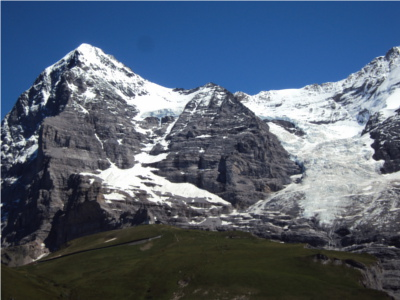
#> input picture images/mountain_1.jpg, 400 x 300 px
$ jupyter execute test.ipynb   (shell and % lines are left out)
#> lines starting #> are read from the running program, lines starting #| are printed output that depends on the picture
### src/feature_matching.py
import matplotlib.pyplot as plt
import numpy as np
from scipy import ndimage
from scipy.stats import binned_statistic

__all__ = [
    "compute_corners",
    "compute_descriptors",
    "compute_matches",
    "visualise_corners",
    "visualise_matches",
]


def compute_corners(I: np.ndarray, T: int):
    """
    inputs:
        - I (np.ndarray): image
        - T (int): threshold from Shi-Tomasi corner detection
    returns:
        - corners (np.ndarray [num_points x 2]): Coordinates of detected corners."""

    # specifying kernels in x and y and perform convolutions to find image gradients
    kernelx = (1 / 8) * np.array([[1, 0, -1], [2, 0, -2], [1, 0, -1]])
    kernely = (1 / 8) * np.array([[1, 2, 1], [0, 0, 0], [-1, -2, -1]])

    Jx = ndimage.convolve(I, kernelx)
    Jy = ndimage.convolve(I, kernely)

    # calculate squared gradients/gradient combination
    Jx_squared = np.square(Jx)
    Jy_squared = np.square(Jy)
    JxJy = np.multiply(Jx, Jy)

    # accumulate gradients in local neighbourhood W for each point
    kernel_window = np.array([[1, 1, 1], [1, 1, 1], [1, 1, 1]])
    Jx_2_acc = ndimage.convolve(Jx_squared, kernel_window)
    JxJy_acc = ndimage.convolve(JxJy, kernel_window)
    Jy_2_acc = ndimage.convolve(Jy_squared, kernel_window)

    # use Shi-Tomasi to calculate threshold value 'T' for each pixel
    corners = []
    for i in range(0, I.shape[1]):
        for j in range(I.shape[0]):
            M = [[Jx_2_acc[j, i], JxJy_acc[j, i]], [JxJy_acc[j, i], Jy_2_acc[j, i]]]
            threshold = np.trace(M) / 2 - 0.5 * np.sqrt(
                (np.trace(M)) ** -4 * np.linalg.det(M)
            )
            if threshold >= T:
                corners.append([i, j])
    corners = np.asarray(corners)
    return corners


def _get_submatrices(arr: np.ndarray):
    submatrices = []
    nrows, ncols = arr.shape
    assert nrows % 4 == 0
    assert ncols % 4 == 0
    cols = np.split(arr, 4, axis=1)
    for i in range(len(cols)):
        submatrices.extend(np.split(cols[i], 4, axis=0))
    return submatrices


def _get_histogram(orientation, magnitude):
    # calculates the orientation histogram based on 8 bins for all subgroups

    feature_vec = []
    for i in range(len(orientation)):
        bin_sum = binned_statistic(
            magnitude[i].flatten(),
            orientation[i].flatten(),
            "sum",
            bins=8,
            range=(0, 360),
        )
        feature_vec.extend(bin_sum[0])
    return feature_vec


def compute_descriptors(I: np.ndarray, corners: np.ndarray):
    """
    For each supplied corner point this function computes a 128 dimensional descriptor based
    on Histogram of Orientated Gradients (HOG).

    Inputs:
        - I (np.ndarray): Grayscale image.
        - corners (np.ndarray [num_corners x 2]): Coordinates of detected corners.
    Returns:
        - feature_vectors (list[list[float]]): 128-dim vector for each corner."""

    # specifying kernels in x and y and perform convolutions to find image gradients
    kernelx = (1 / 8) * np.array([[1, 0, -1], [2, 0, -2], [1, 0, -1]])
    kernely = (1 / 8) * np.array([[1, 2, 1], [0, 0, 0], [-1, -2, -1]])

    Jx = ndimage.convolve(I, kernelx)
    Jy = ndimage.convolve(I, kernely)

    # calculate squared gradients
    Jx_squared = np.square(Jx)
    Jy_squared = np.square(Jy)

    # pad squared gradients to find neighbourhoods even for point on edge of image
    padded_Jx_squared = np.zeros((Jx_squared.shape[0] + 16, Jx_squared.shape[1] + 16))
    padded_Jx_squared[
        8 : Jx_squared.shape[0] + 8, 8 : Jx_squared.shape[1] + 8
    ] = Jx_squared

    padded_Jy_squared = np.zeros((Jy_squared.shape[0] + 16, Jy_squared.shape[1] + 16))
    padded_Jy_squared[
        8 : Jy_squared.shape[0] + 8, 8 : Jy_squared.shape[1] + 8
    ] = Jy_squared

    padded_Jx = np.zeros((Jx.shape[0] + 16, Jx.shape[1] + 16))
    padded_Jx[8 : Jx.shape[0] + 8, 8 : Jx.shape[1] + 8] = Jx

    padded_Jy = np.zeros((Jy.shape[0] + 16, Jy.shape[1] + 16))
    padded_Jy[8 : Jy.shape[0] + 8, 8 : Jy.shape[1] + 8] = Jy

    # find descriptor for each keypoint
    feature_vectors = []
    for i in range(len(corners)):
        x = corners[i, 0] + 8
        y = corners[i, 1] + 8

        # find magnitude and orientation of gradient for each neighbourhood W (size 16x16) around keypoint
        magn = np.sqrt(
            padded_Jx_squared[y - 8 : y + 8, x - 8 : x + 8]
            + padded_Jy_squared[y - 8 : y + 8, x - 8 : x + 8]
        )
        orient = (
            np.arctan2(
                padded_Jy[y - 8 : y + 8, x - 8 : x + 8],
                padded_Jx[y - 8 : y + 8, x - 8 : x + 8],
            )
            * 180
        ) / np.pi

        # split into sub-matrices
        orient_subgroups = _get_submatrices(orient)
        magn_subgroups = _get_submatrices(magn)

        # compute orientation histograms
        feature_vector = _get_histogram(orient_subgroups, magn_subgroups)

        # normalise feature_vector and append (make sure we dont divide by zero)
        if np.sum(feature_vector) == 0:
            feature_vectors.append(feature_vector)
        else:
            feature_vectors.append(np.divide(feature_vector, np.sum(feature_vector)))

    return feature_vectors


def compute_matches(descr1, descr2, ratio=0.6):
    """
    Uses Lowe's Ratio Test to find query for feature q:
        1. Find two closest descriptors to q according to euclidean norm
        2. Test if distance to smallest match is <T (threshold)
        3. Accept match if d(q,p1)/d(q,p2) < 1/2 (best feature much closer than second feature)
    Inputs:
        - descr1 (list[list[float]]): 128-dim vector for each key point for image 1.
        - descr2 same as descr1 for image 2.
    Returns:
        - matches (list[list[int]]): List of lists matching indices of corresponding key points.
    """

    matches = []
    for i in range(len(descr1)):
        temp_lst = []
        for j in range(len(descr2)):
            # using L2 norm between descriptor pairs
            temp_lst.append(
                np.linalg.norm(np.asarray(descr1[i]) - np.asarray(descr2[j]), ord=2)  # type: ignore
            )
        # print(max(temp_lst), min(temp_lst))
        p1 = min(temp_lst)
        p1_idx = temp_lst.index(p1)
        temp_lst[p1_idx] = max(temp_lst)
        p2 = min(temp_lst)

        if p2 != 0 and p1 / p2 <= ratio:
            matches.append([i, p1_idx])

    return matches


# [18 lines left out: functions get_matching_points, visualise_corners, not called in this run]


def visualise_matches(I1, I2, corners1, corners2, matches, title="Matches"):
    # get corners indices for set 1 and 2
    matches1 = np.array(matches, dtype=int)[:, 0]
    matches2 = np.array(matches, dtype=int)[:, 1]

    # find points from corners using indices
    points1 = corners1[matches1]
    points2 = corners2[matches2]

    fig = plt.figure(figsize=(9, 4), dpi=100)
    # horizontally stack images to display side by side seamlessly
    total = np.hstack((I1, I2))
    width_offset = I1.shape[1]
    dpi = 100
    plt.imshow(total, cmap="gray")
    plt.scatter(points1[:, 0], points1[:, 1], marker="x")  # type: ignore
    plt.scatter(points2[:, 0] + width_offset, points2[:, 1], marker="x")  # type: ignore
    for i in range(len(matches)):
        plt.plot(
            [points1[i, 0], points2[i, 0] + width_offset],
            [points1[i, 1], points2[i, 1]],
            "ro-",
        )
    plt.title(title)
    plt.show()

### src/fundamental_matrix.py
import numpy as np


def get_F(points1: np.ndarray, points2: np.ndarray):
    """
    Uses the coplanarity constraint. Turned into least squares problem by flattening F.

    Returns the 3x3 fundamental matrix.
    """

    # make 2D coords homogeneous
    points1 = _make_2D_coords_homogeneous(points1)
    points2 = _make_2D_coords_homogeneous(points2)

    # normalise coordinates to be zero centred and scaled to range [-1, 1]
    points1, points2, T = _normalise_coords(points1, points2)

    # obtain N many equations stacked in A
    A = np.asarray([np.kron(points2[i], points1[i]) for i in range(len(points1))])

    # Stacked coplanarity constraint Af = 0. Use SVD to find eigenvector which minimises equation.
    f = np.linalg.svd(A)

    # take singular vector corresponding to the smallest singular value
    f = f[2][-1]

    # reshape f with col-major order
    F = f.reshape((3, 3), order="F")

    # TODO: transform back to image space using transformation T

    # need to enforce rank=2 deficiency in F
    svd = np.linalg.svd(F)
    svd[1][-1] = 0
    F = svd[0] @ np.diag(svd[1]) @ svd[2]

    return F


def extract_R_b(E: np.ndarray):
    R, b = 0, 0
    return R, b


def _make_2D_coords_homogeneous(coords: np.ndarray):
    padded_coords = np.ones((coords.shape[0], coords.shape[1] + 1), dtype=int)
    padded_coords[:, :2] = coords
    return padded_coords


def _normalise_coords(coords1: np.ndarray, coords2: np.ndarray):
    # TODO: normalise coordinates to be zero centred and scaled to range [-1, 1]
    T = 0
    return coords1, coords2, T

### test.ipynb
[cell 1]

import numpy as np
from PIL import Image
import matplotlib.pyplot as plt

from src.feature_matching import compute_corners, compute_descriptors, compute_matches, \
visualise_corners, visualise_matches
from src.fundamental_matrix import get_F

# Perform Feature Matching

[cell 2]
# load images
img1 = np.asarray(Image.open("images/mountain_1.jpg").convert("L"))
img2 = np.asarray(Image.open("images/mountain_2.jpg").convert("L"))
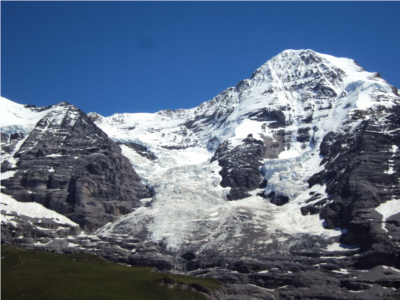
#> input picture images/mountain_2.jpg, 400 x 300 px
threshold = 220

# can change to cv2 version of func
corners1 = compute_corners(img1, threshold)
#> in compute_corners, `Jy_2_acc = ndimage.convolve(Jy_squared, kernel_window)`:
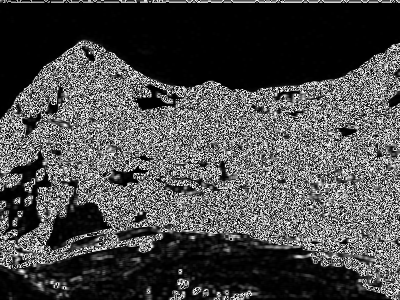
#> Jy_2_acc: shape (300, 400); min 0, max 255, mean 73.8
#> after the loop in compute_corners, `for i in range(0, I.shape[1]):`: corners = 1849 pairs, first value 0 to 399, second value 43 to 299
#> corners1 has the same summary as corners in compute_corners
corners2 = compute_corners(img2, threshold)
#> call 2 of compute_corners, with T = 220
#> in compute_corners (call 2), `Jx_2_acc = ndimage.convolve(Jx_squared, kernel_window)`:
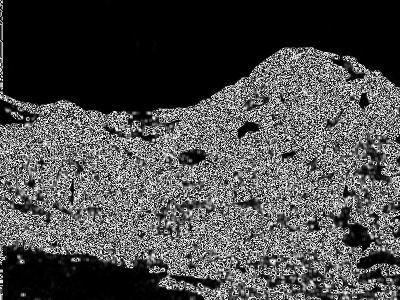
#> Jx_2_acc: shape (300, 400); min 0, max 255, mean 74.8
#> in compute_corners (call 2), `JxJy_acc = ndimage.convolve(JxJy, kernel_window)`:
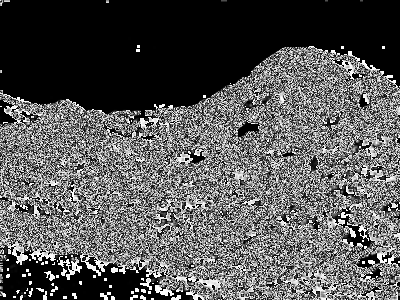
#> JxJy_acc: shape (300, 400); min 0, max 255, mean 87.1
#> in compute_corners (call 2), `Jy_2_acc = ndimage.convolve(Jy_squared, kernel_window)`:
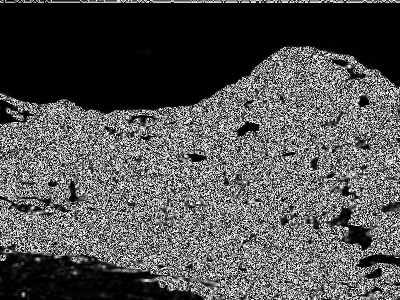
#> Jy_2_acc: shape (300, 400); min 0, max 255, mean 81.7
#> after the loop in compute_corners (call 2), `for i in range(0, I.shape[1]):`: corners = 2040 pairs, first value 0 to 399, second value 48 to 299
#> corners2 has the same summary as corners in compute_corners

# obtain descriptors for both images
descr1 = compute_descriptors(img1, corners1)
#> in compute_descriptors, `padded_Jy[8 : Jy.shape[0] + 8, 8 : Jy.shape[1] + 8] = Jy`:
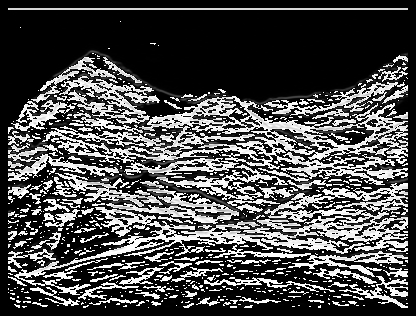
#> padded_Jy: shape (316, 416) float64; min 0, max 255, mean 76.4
#> the loop in compute_descriptors, `for i in range(len(corners)):` made 1849 passes
#> (x, y) on passes 1 to 3: (8, 154), (8, 159), (9, 139)
descr2 = compute_descriptors(img2, corners2)
#> in compute_descriptors (call 2), `padded_Jx_squared = np.zeros((Jx_squared.shape[0] + 16, Jx_squared.sha..`: padded_Jx_squared: shape (316, 416) float64; every value is 0
#> in compute_descriptors (call 2), `padded_Jy_squared[ 8 : Jy_squared.shape[0] + 8, 8 : Jy_squared.shape[1..`:
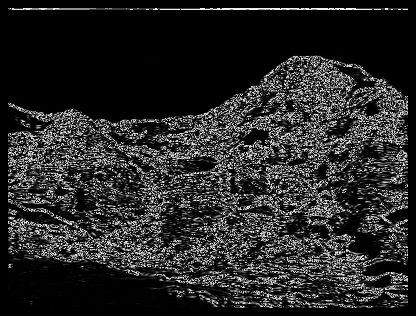
#> padded_Jy_squared: shape (316, 416) float64; min 0, max 249, mean 39.3
#> in compute_descriptors (call 2), `padded_Jy[8 : Jy.shape[0] + 8, 8 : Jy.shape[1] + 8] = Jy`:
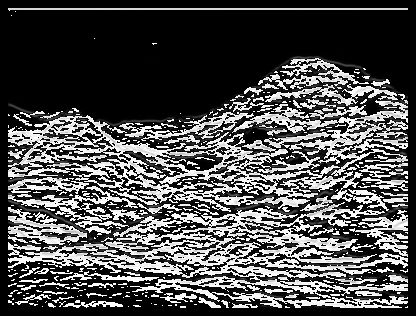
#> padded_Jy: shape (316, 416) float64; min 0, max 255, mean 78.8

# find feature matches between image1 and image2
matches = compute_matches(descr1, descr2)

print(f"{len(matches)} matches calculated: {matches}")
#| 14 matches calculated: [[442, 151], [953, 292], [1013, 366], [1051, 381], [1122, 448], [1225, 551], [1234, 578], [1253, 598], [1306, 648], [1343, 685], [1381, 723], [1480, 822], [1570, 937], [1667, 988]]

visualise_matches(img1, img2, corners1, corners2, matches)
#> in visualise_matches, `total = np.hstack((I1, I2))`:
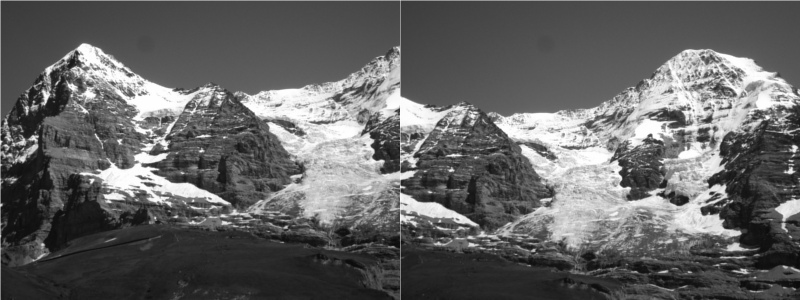
#> total: shape (300, 800); min 8, max 255, mean 100.2
#> the loop in visualise_matches, `for i in range(len(matches)):` made 14 passes
#> in visualise_matches, `plt.show()`:
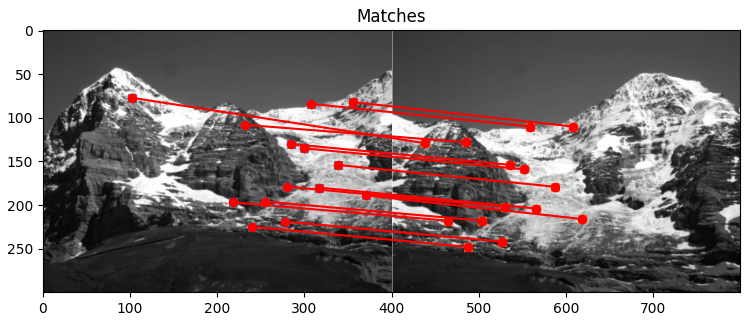
#> figure drawn by matplotlib, 1 panel

# Compute Relative Transformation of Cameras

[cell 3]
# get corners indices for set 1 and 2
matches1 = np.array(matches, dtype=int)[:, 0]
matches2 = np.array(matches, dtype=int)[:, 1]

# find points from corners using indices
points1 = np.asarray(corners1[matches1])
points2 = np.asarray(corners2[matches2])

# print(points1, points2)

F = get_F(points1, points2)
print(F)
#| [[ 2.56184019e-06 -4.18463385e-05  6.54685077e-03]
#|  [ 4.18292552e-05  1.67980857e-06 -4.74688114e-03]
#|  [-6.60253084e-03  1.04661345e-02 -9.99890729e-01]]
